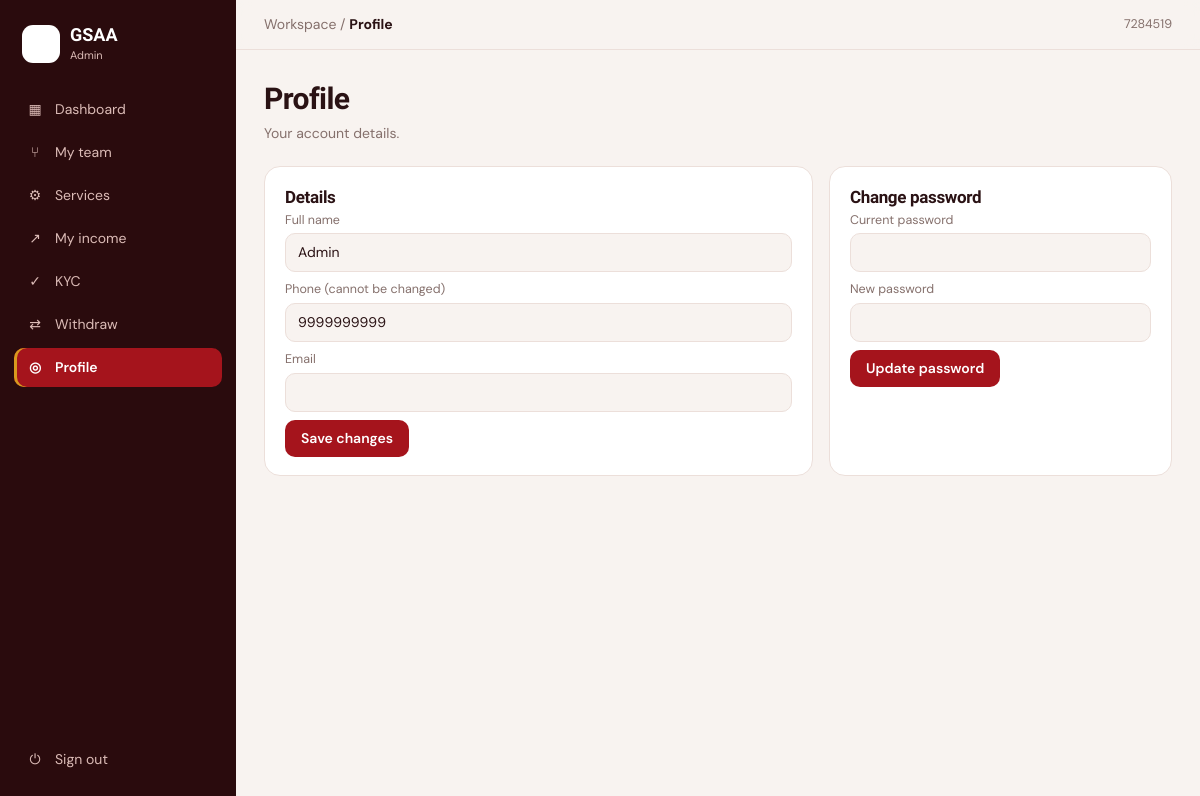
The page /member/profile.php (signed in) on the database its author committed.
### tables this page shows
CREATE TABLE IF NOT EXISTS members (
  id INT AUTO_INCREMENT PRIMARY KEY,
  member_code VARCHAR(10) NOT NULL UNIQUE,
  name VARCHAR(120) NOT NULL,
  phone VARCHAR(20) NOT NULL UNIQUE,
  email VARCHAR(160) NULL,
  password_hash VARCHAR(255) NOT NULL,
  sponsor_id INT NULL,
  parent_id INT NULL,
  slot TINYINT NULL COMMENT '1,2,3 - which of the parent''s 3 positions',
  package_code VARCHAR(20) NOT NULL DEFAULT 'none',
  status ENUM('active','inactive','blocked') NOT NULL DEFAULT 'inactive',
  kyc_status ENUM('pending','approved','rejected') NOT NULL DEFAULT 'pending',
  wallet_balance DECIMAL(12,2) NOT NULL DEFAULT 0,
  created_at DATETIME NOT NULL DEFAULT CURRENT_TIMESTAMP,
  CONSTRAINT fk_members_sponsor FOREIGN KEY (sponsor_id) REFERENCES members(id) ON DELETE SET NULL,
  CONSTRAINT fk_members_parent FOREIGN KEY (parent_id) REFERENCES members(id) ON DELETE SET NULL,
  INDEX idx_sponsor (sponsor_id), INDEX idx_parent (parent_id), INDEX idx_status (status)
);

### member/profile.php (the view, shortened to what this page needs)
<?php
$PAGE_TITLE = 'Profile';
require __DIR__ . '/_top.php';
?>
<h1>Profile</h1><p class="sub">Your account details.</p>
<div class="grid g2">
<div class="card"><h3>Details</h3>
<form method="post"><input type="hidden" name="action" value="update"><?= csrf_field() ?>
<div class="field"><label>Full name</label><input name="name" value="<?= htmlspecialchars($ME['name']) ?>"></div>
<div class="field"><label>Phone (cannot be changed)</label><input value="<?= htmlspecialchars($ME['phone']) ?>" disabled></div>
<div class="field"><label>Email</label><input name="email" value="<?= htmlspecialchars($ME['email'] ?? '') ?>"></div>
<button class="btn">Save changes</button></form></div>
<div class="card"><h3>Change password</h3>
<form method="post"><input type="hidden" name="action" value="password"><?= csrf_field() ?>
<div class="field"><label>Current password</label><input type="password" name="current" required></div>
<div class="field"><label>New password</label><input type="password" name="new" required minlength="6"></div>
<button class="btn">Update password</button></form></div>
</div>
<?php require __DIR__ . '/_bottom.php'; ?>

### member/_top.php (shortened to what this page needs)
<?php
$pdo = db();
$memberId = current_member_id();
$meStmt = $pdo->prepare('SELECT * FROM members WHERE id = ?');
$meStmt->execute([$memberId]);
$ME = $meStmt->fetch();
$PAGE_TITLE = $PAGE_TITLE ?? 'Dashboard';
$current = basename($_SERVER['SCRIPT_NAME']);
function mnav(string $href, string $icon, string $label, string $current, ?int $pill = null): void
{
    $on = $current === $href ? ' on' : '';
    $pillHtml = $pill ? '<span class="pill">' . (int)$pill . '</span>' : '';
    echo '<a class="nav' . $on . '" href="' . htmlspecialchars($href) . '"><i>' . $icon . '</i>' . htmlspecialchars($label) . $pillHtml . '</a>';
}
?>
<!doctype html>
<html lang="en"><head><meta charset="utf-8">
<link rel="stylesheet" href="/assets/style.css">
</head><body>
<aside>
<div class="brand"><div class="logo">G</div><div><b>GSAA</b><small><?= htmlspecialchars($ME['name']) ?></small></div></div>
<?php
mnav('index.php', '▦', 'Dashboard', $current);
?>
<a class="sob" href="/logout.php"><i style="font-style:normal;width:18px;text-align:center">⏻</i>Sign out</a>
</aside>
<main>
<header><span class="crumb"><span class="ws">Workspace / </span><b style="color:var(--ink)"><?= htmlspecialchars($PAGE_TITLE) ?></b></span><span class="sp"></span>
<span style="font-size:12.5px;color:var(--mut)"><?= htmlspecialchars($ME['member_code']) ?></span>
</header>
<div class="wrap">

### assets/style.css (style rules this page uses)
:root { --bg:#f8f3f0;--card:#fff;--ink:#2a1214;--mut:#85706c;--line:#ecdfda;--em:#a5141c;--em2:#c9242c;--soft:#fbe8e5;--gold:#d99a1e;--goldsoft:#fdf1d6;--side:#2a0b0d;--sidetx:#dcbcb7;--bad:#c2410c;--badsoft:#fde9dd;--ok:#1f8a5b;--oksoft:#e1f4ea;--tl:#d9a441;color-scheme:light }
* { box-sizing:border-box;margin:0 }
:root { padding-top:env(safe-area-inset-top,0px);padding-bottom:env(safe-area-inset-bottom,0px) }
html,body { height:100% }
body { background:var(--bg);color:var(--ink);font:14px/1.5 'DM Sans',system-ui,sans-serif;display:flex }
h1,h2,h3,.num { font-family:'Bricolage Grotesque','DM Sans',sans-serif;letter-spacing:-.02em }
button { font:inherit;cursor:pointer }
aside { width:236px;background:var(--side);color:var(--sidetx);padding:20px 14px;display:flex;flex-direction:column;gap:4px;flex-shrink:0;overflow:auto }
.brand { display:flex;gap:10px;align-items:center;padding:4px 8px 22px;color:#fff }
.logo { width:38px;height:38px;border-radius:11px;background:linear-gradient(135deg,var(--em2),var(--gold));display:grid;place-items:center;font:800 20px 'Bricolage Grotesque','DM Sans',system-ui,sans-serif;color:#fff }
.brand b { font:700 18px 'Bricolage Grotesque','DM Sans',system-ui,sans-serif }
.brand small { display:block;font-size:11px;color:var(--sidetx) }
main { flex:1;min-width:0;overflow:auto }
header { position:sticky;top:0;z-index:5;background:color-mix(in srgb,var(--bg) 88%,transparent);backdrop-filter:blur(8px);display:flex;align-items:center;gap:12px;padding:14px 28px;border-bottom:1px solid var(--line) }
header .crumb { color:var(--mut) }
.wrap { padding:26px 28px 60px;max-width:1240px }
h1 { font-size:30px;margin-bottom:2px }
.sub { color:var(--mut);margin-bottom:22px }
.grid { display:grid;gap:16px }
.g2 { grid-template-columns:1.6fr 1fr }
.card { background:var(--card);border:1px solid var(--line);border-radius:16px;padding:18px 20px }
.card h3 { font-size:17px }
input,select { border:1px solid var(--line);background:var(--bg);color:var(--ink);border-radius:10px;padding:8px 12px;font:inherit }
.btn { background:var(--em);color:#fff;border:0;border-radius:10px;padding:8px 16px;font-weight:600 }
.card { transition:transform .25s,box-shadow .25s,border-color .25s }
.btn { transition:transform .15s,background .2s }
.field { display:flex;flex-direction:column;gap:4px;margin-bottom:8px }
.field label { font-size:12.5px;color:var(--mut) }
.logo { background:#fff!important;padding:4px;overflow:hidden }
.sob { all:unset;box-sizing:border-box;margin-top:auto;display:flex;gap:11px;align-items:center;padding:10px 12px;border-radius:10px;cursor:pointer;color:var(--sidetx) }
aside a.nav { all:unset;box-sizing:border-box;display:flex;gap:11px;align-items:center;padding:9px 12px;border-radius:10px;cursor:pointer;color:var(--sidetx);text-decoration:none;transition:background .2s,transform .2s }
aside a.nav.on { background:var(--em);color:#fff;font-weight:600;box-shadow:inset 3px 0 0 var(--gold) }
aside a.nav i { font-style:normal;width:18px;text-align:center }
a.sob { all:unset;box-sizing:border-box;margin-top:auto;display:flex;gap:11px;align-items:center;padding:10px 12px;border-radius:10px;cursor:pointer;color:var(--sidetx);text-decoration:none }

### rows shown on the page
members: name "Admin", member_code "7284519", phone "9999999999"

### other values the page prints
$icon "▦ ⑂ ⚙ ↗ ✓ ⇄ ◎"
$label "Dashboard My team Services My income KYC Withdraw Profile"
$PAGE_TITLE "Profile"
